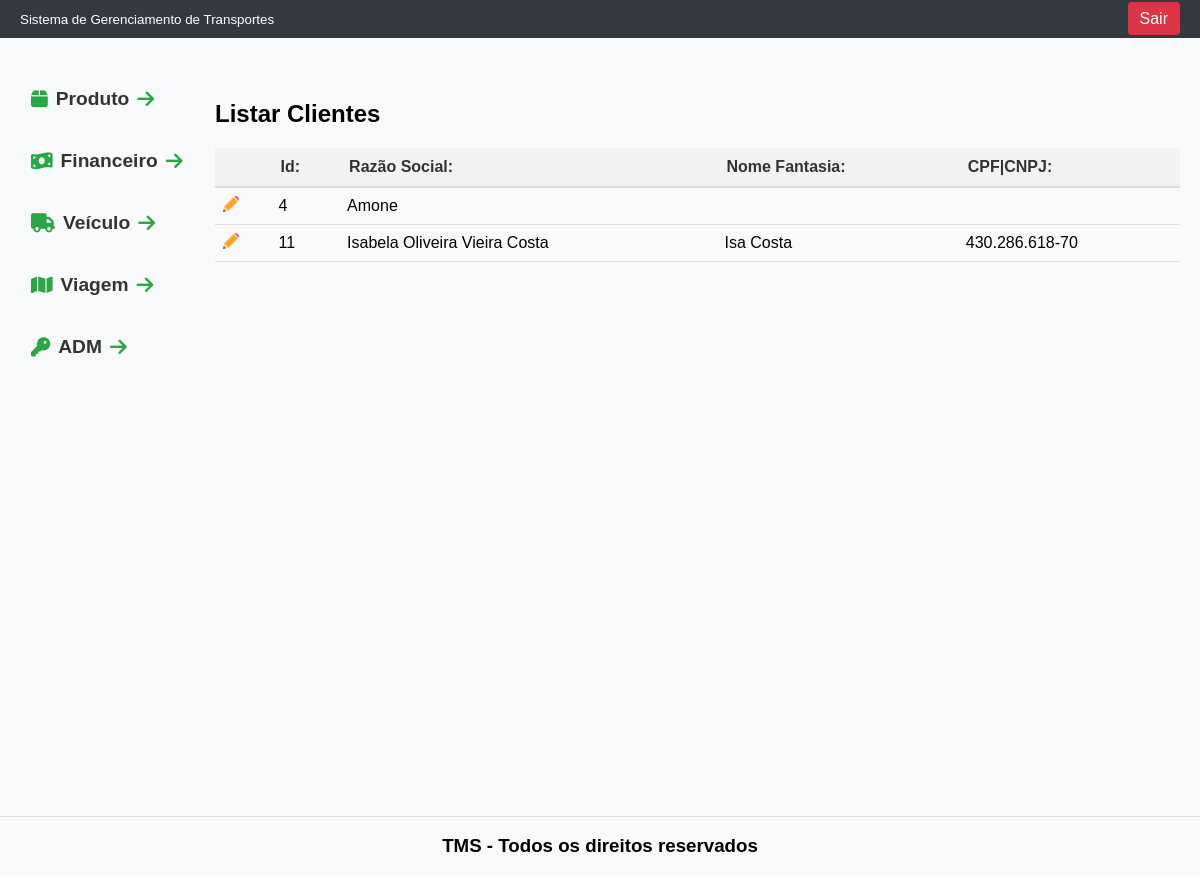
Before: /tcc/cliente with the older database file.
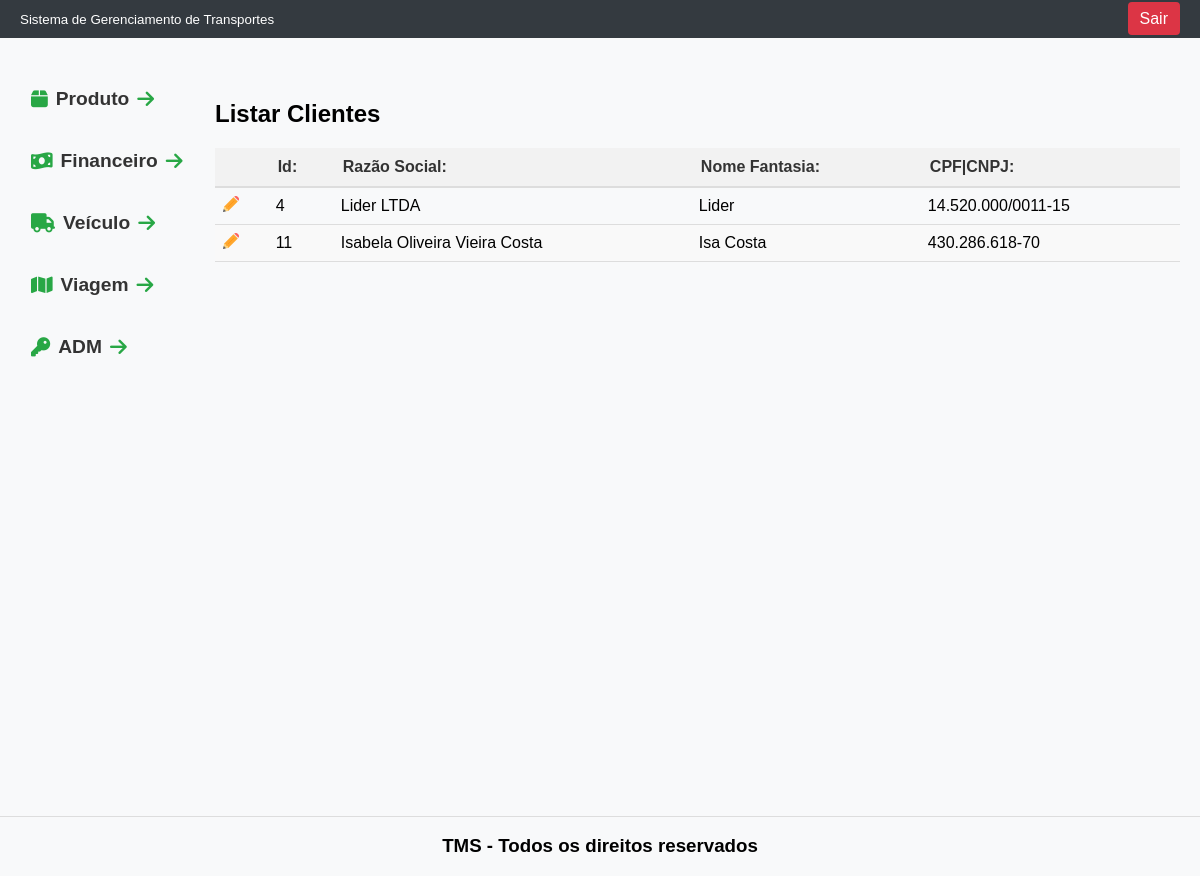
After: the same page with the newer database file.
### tables this page shows
CREATE TABLE `cliente` (
  `id` int(11) NOT NULL,
  `razao_social` varchar(150) NOT NULL,
  `nome_fantasia` varchar(150) NOT NULL,
  `cnpj_cpf` varchar(18) NOT NULL,
  `inscricao_estadual` varchar(15) NOT NULL,
  `endereco` varchar(150) NOT NULL,
  `bairro` varchar(100) NOT NULL,
  `complemento` varchar(50) NOT NULL,
  `numero` varchar(10) NOT NULL,
  `id_cidade` int(11) DEFAULT NULL,
  `id_estado` int(11) DEFAULT NULL,
  `telefone1` varchar(14) NOT NULL,
  `telefone2` varchar(14) NOT NULL,
  `observacao` varchar(50) NOT NULL,
  `ativo` char(1) DEFAULT 'S',
  `email` varchar(150) DEFAULT NULL
);

### tcc/Controller/ClienteController.php (called while the page is built, shortened)
<?php
class ClienteController{
    public static function index(){
        $cliente_DAO = new ClienteDAO();
        $lista_cli = $cliente_DAO->getAllRows();
        $total_cli = count($lista_cli);
        include 'View/modulos/cliente/listar_cliente.php';
    }
}

### tcc/index.php (called while the page is built, shortened)
<?php
include 'rotas.php';

### tcc/DAO/MySQL.php (called while the page is built)
<?php
class MySQL extends PDO{
    private $host       = "localhost";
    private $usuario    = "root";
    private $senha      = "";
    private $db         = "tcc";
    private $opcoes = array(PDO::ATTR_ERRMODE => PDO::ERRMODE_EXCEPTION);
    public function __construct(){
        $dsn = "mysql:host=".$this->host.";dbname=".$this->db;
        return parent::__construct($dsn, $this->usuario, $this->senha, $this->opcoes);
    }
}

### tcc/DAO/clienteDAO.php (called while the page is built, shortened)
<?php
class ClienteDAO{
    private $conexao;
    public function __construct(){
        include_once "MySQL.php";
        $this->conexao = new MySQL();
    }
    public function getAllRows(){
        $stmt = $this->conexao->prepare("SELECT * FROM cliente");
        $stmt->execute();
        $arr_cli = array();
        while($f = $stmt->fetchObject()){
            $arr_cli[] = $f;
        }
        return $arr_cli;
    }
}

### tcc/View/modulos/cliente/listar_cliente.php (the view, shortened to what this page needs)
<!DOCTYPE html>
<html lang="en">
<head>
</head>
<body>
    <div class="header">
        <?php include PATH_VIEW . 'includes/cabecalho.php' ?>
    </div>
    <div class="container">
        <div class="menu">
            <?php include PATH_VIEW . 'includes/menu.php' ?>
        </div>
        <main>
            <div class="titulo-pagina">
                <h2>Listar Clientes</h2>
            </div>
            <table>
                <thead>
                    <tr>
                        <th></th>
                        <th>Id:</th>
                        <th>Razão Social:</th>
                        <th>Nome Fantasia:</th>
                        <th>CPF|CNPJ:</th>
                    </tr>
                </thead>
                <tbody>
                    <?php for($i=0; $i<$total_cli; $i++): ?>
                    <tr>
                        <td class="icon">
                            <a href="/tcc/cliente/ver?id=<?= $lista_cli[$i]->id ?>">
                                <img title="Editar" src="/tcc/View/includes/imagem/lapis.png" alt="Ícone de Lápis">
                            </a>
                        </td>
                        <td> <?= $lista_cli[$i]->id ?> </td>
                        <td> <?= $lista_cli[$i]->razao_social ?></td>
                        <td> <?= $lista_cli[$i]->nome_fantasia ?></td>
                        <td> <?= $lista_cli[$i]->cnpj_cpf ?></td>
                    </tr>
                    <?php endfor ?>
                </tbody>
            </table>
        </main>
    </div>
    <div class="footer">
        <?php include PATH_VIEW . 'includes/rodape.php' ?>
    </div>
</body>
</html>

Changed rows visible on the page:
changed cliente id 4: razao_social "Amone" → "Lider LTDA"; nome_fantasia (not shown) → "Lider"; cnpj_cpf (not shown) → "14.520.000/0011-15"
